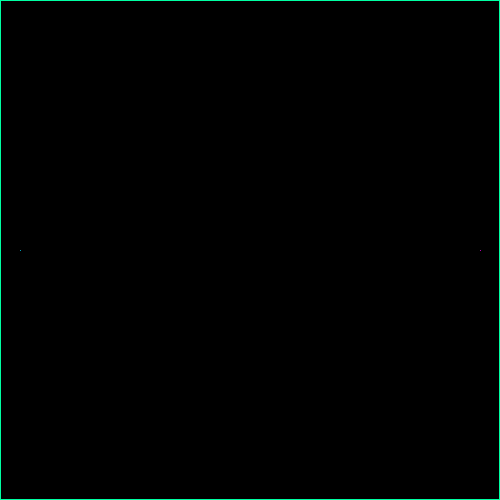
Frame 1 (no input)
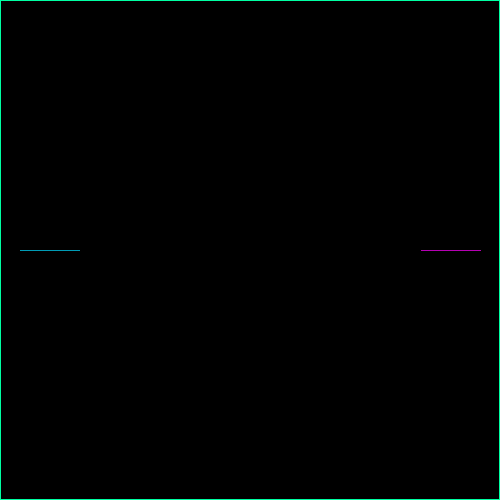
Frame 60 (the mouse pressed at the canvas centre just before this capture)
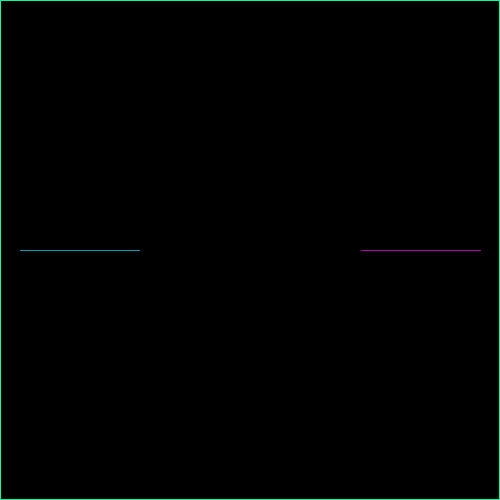
Frame 120 (the mouse held since frame 60 and released just before this capture)

The Processing sketch that drew these frames (run headless with seeded random() and noise(); from frame 60 on, the mouse is pressed at the canvas centre):

// Processing sketch: processing_77838
// ── processing_77838.pde

//Lisa L, CP1 Mods 16/17, Tron

int x = 20;
int y = 250;
int cx = 480;
int cy = 250;
int dir = RIGHT;
int cdir = LEFT;
boolean gameOver = false;

void setup()
{
  size(500, 500);
  background(0);
  noFill();
  stroke(0, 255, 163);
  rect(0, 0, 499, 499);
  frameRate(100);
}
void draw()
{
  if (get(x, y)!=color(0))
  {
    gameOver = true;
    //textSize(20);
    fill(255, 0, 251);
    textAlign(CENTER);
    text("Game Over\nYou Lose >:D", 250, 250);
  }
  else if (get(cx, cy)!=color(0))
  {
    gameOver = true;
    //textSize(20);
    fill(0, 219, 255);
    textAlign(CENTER);
    text("Game Over\nYou Win! :D", 250, 250);
  }
  else 
  {
    human();
    computer();
  }
}
void human()
{
  stroke(0, 219, 255);
  if (gameOver == false)
  {
    point(x, y);
  }
  if (dir == UP)
  {
    y--;
  }
  else if (dir == DOWN)
  {
    y++;
  }
  else if (dir == LEFT)
  {
    x--;
  }
  else if (dir == RIGHT)
  {
    x++;
  }
}
void computer()
{
  stroke(255, 0, 251);
  {
    if (gameOver == false)
    {
      point(cx, cy);
    }
    if (cdir == UP)
    {
      cy--;
      if (get(cx, cy-1)!=color(0))
      {
        if (get(cx-1, cy)!=color(0))
        {
          cdir = RIGHT;
        }
        else if (get(cx+1, cy)!=color(0))
        {
          cdir = LEFT;
        }
        else
        {
          if (random(1) <.5)
          {
            cdir = RIGHT;
          }
          else
          {
            cdir = LEFT;
          }
        }
      }
    }
    else if (cdir == DOWN)
    {
      cy++;
      if (get(cx, cy+1)!=color(0))
      {
        if (get(cx+1, cy)!=color(0))
        {
          cdir = LEFT;
        }
        else if (get(cx-1, cy)!=color(0))
        {
          cdir = RIGHT;
        }
        else
        {
          if (random(1) <.5)
          {
            cdir = RIGHT;
          }
          else
          {
            cdir = LEFT;
          }
        }
      }
    }
    else if (cdir == LEFT)
    {
      cx--;
      if (get(cx-1, cy)!=color(0))
      {
        if (get(cx, cy+1)!=color(0))
        {
          cdir = UP;
        }
        else if (get(cx, cy-1)!=color(0))
        {
          cdir = DOWN;
        }
        else
        {
          if (random(1) <.5)
          {
            cdir = UP;
          }
          else
          {
            cdir = DOWN;
          }
        }
      }
    }
    else if (cdir == RIGHT)
    {
      cx++;
      if (get(cx+1, cy)!=color(0))
      {
        if (get(cx, cy+1)!=color(0))
        {
          cdir = UP;
        }
        else if (get(cx, cy-1)!=color(0))
        {
          cdir = DOWN;
        }
        else
        {
          if (random(1) <.5)
          {
            cdir = UP;
          }
          else
          {
            cdir = DOWN;
          }
        }
      }
    }
  }
}
void keyPressed()
{
  if (key == 'w')
  {
    dir = UP;
  }
  if (key == 's')
  {
    dir = DOWN;
  }
  if (key == 'a')
  {
    dir = LEFT;
  }
  if (key == 'd')
  {
    dir = RIGHT;
  }
  if (key =='r') {
    gameOver=false;
    background(0);
    x=20;
    y=250;
    cx=480;
    cy=250;
    noFill();
    stroke(0, 255, 163);
    rect(0, 0, 499, 499);
    dir=RIGHT;
    cdir=LEFT;
  }
}
